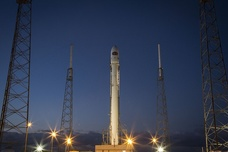
#> input picture images/part3_seams/rocket.jpg, 228 x 152 px, shrunk from 640 x 427 before the run
$ python run_3_2_comparisons.py
#> lines starting #> are read from the running program, lines starting #| are printed output that depends on the picture; after the words box and inside, x2 and y2 are one past the last pixel; in counts of white or black regions, pixels touching at a corner belong together
### code/utils.py
"""Small helpers for loading, saving and showing images.

All images are handled as float32 NumPy arrays with values in [0, 1].
Color images have shape (H, W, 3) in RGB order; grayscale images have shape (H, W).
"""
import numpy as np
import cv2
import matplotlib.pyplot as plt


def load_image(path, gray=False):
    """Read an image file as a float32 array in [0, 1] (RGB, or grayscale if gray=True)."""
#> called with path = 'images/part3_seams/rocket.jpg', gray = False
    flag = cv2.IMREAD_GRAYSCALE if gray else cv2.IMREAD_COLOR
    im = cv2.imread(str(path), flag)
#> im is the input picture: shape (152, 228, 3); mean B, G, R 82.3, 61.3, 52.2
    if im is None:
        raise FileNotFoundError(f"Could not read image: {path}")
    if not gray:
        im = cv2.cvtColor(im, cv2.COLOR_BGR2RGB)
    return im.astype(np.float32) / 255.0
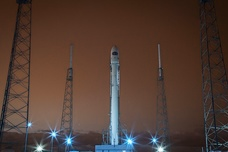
#> returned value: shape (152, 228, 3) float32; mean of channels 0, 1, 2 0.205, 0.24, 0.323; drawn as B, G, R


def save_image(path, im):
    """Save a float image in [0, 1] (values outside are clipped)."""
    out = (np.clip(im, 0, 1) * 255).round().astype(np.uint8)
    if out.ndim == 3:
        out = cv2.cvtColor(out, cv2.COLOR_RGB2BGR)
    cv2.imwrite(str(path), out)


# [18 lines left out: function show, not called in this run]

### code/seam.py
"""Part 3.1 - seam carving from scratch (Avidan & Shamir, 2007).

The seam-finding dynamic program, seam removal and coordinate tracking are all written here.
Energies reuse OUR Part 1 filters (finite differences / DoG through conv2d_separable).
No seam-carving library is used.  (cv2.resize is used ONLY in the comparison script, never here.)
"""
import numpy as np
from edges import finite_difference_gradient, dog_gradient
from freq import to_gray


# ------------------------------------------------------------------ energy functions
def energy_fd(image, pad_mode="reflect"):
    """Gradient magnitude from the finite differences Dx = [1 0 -1], Dy = Dx^T of 1.2 (on the grayscale image).
    pad_mode defaults to 'reflect': zero padding would put a strong false 'edge' on the image frame (see 1.2)."""
    return finite_difference_gradient(to_gray(image), pad_mode)[2]


def energy_dog(image, sigma=2.0, pad_mode="reflect"):
    """Gradient magnitude from the derivative-of-Gaussian filters of 1.3 (blur folded into the derivative)."""
    return dog_gradient(to_gray(image), sigma, pad_mode=pad_mode)[2]


# ------------------------------------------------------------------ dynamic programming
def cumulative_energy(energy):
    """M[i, j] = energy[i, j] + min(M[i-1, j-1], M[i-1, j], M[i-1, j+1])   (neighbors outside the image ignored).

    Also returns `back`, with back[i, j] in {-1, 0, +1}: the column offset of the best predecessor in row i-1.
    Ties are broken in the order  straight up, up-left, up-right  (so flat regions give straight seams).
    The loop runs over ROWS only; each row is processed for all columns at once.
    """
    energy = np.asarray(energy, dtype=np.float64)
    if energy.ndim != 2 or energy.size == 0:
        raise ValueError(f"energy must be a non-empty 2D array, got shape {energy.shape}")
    H, W = energy.shape
    M = energy.copy()
    back = np.zeros((H, W), dtype=np.int8)
    offsets = np.array([0, -1, 1], dtype=np.int8)
    cols = np.arange(W)
    for i in range(1, H):
        prev = M[i - 1]
        up_left = np.concatenate(([np.inf], prev[:-1]))        # predecessor at column j-1
        up_right = np.concatenate((prev[1:], [np.inf]))        # predecessor at column j+1
        candidates = np.stack([prev, up_left, up_right])       # (3, W)
        k = np.argmin(candidates, axis=0)                      # first minimum wins ties
        M[i] += candidates[k, cols]
        back[i] = offsets[k]
    return M, back


def find_vertical_seam(energy):
    """Cheapest top-to-bottom seam. Returns (seam, cost): seam[i] = column of the seam in row i."""
    M, back = cumulative_energy(energy)
    H, W = M.shape
    seam = np.empty(H, dtype=np.int64)
    j = int(np.argmin(M[-1]))                                  # cheapest end point in the bottom row (leftmost on ties)
    cost = float(M[-1, j])
    seam[-1] = j
    for i in range(H - 1, 0, -1):                              # trace back, one row at a time
        j += int(back[i, j])
        seam[i - 1] = j
    return seam, cost


# [21 lines left out: function find_vertical_seam_loop, not called in this run]


# ------------------------------------------------------------------ removal and drawing
def remove_vertical_seam(array, seam):
    """Remove one pixel per row (all channels).  array: (H, W) or (H, W, C); seam: (H,) columns."""
    H, W = array.shape[:2]
    if len(seam) != H or W < 2:
        raise ValueError(f"seam of length {len(seam)} does not fit array {array.shape} (or width < 2)")
    keep = np.ones((H, W), dtype=bool)
    keep[np.arange(H), seam] = False
    return array[keep].reshape((H, W - 1) + array.shape[2:])


def draw_seams(image, seams, color=(1.0, 0.0, 0.0), direction="vertical"):
    """Copy of `image` (float, (H, W) or (H, W, 3)) with every seam pixel painted `color`.
    seams: (n, H) columns for vertical seams, or (n, W) rows for horizontal seams, in ORIGINAL coordinates."""
    out = np.array(image, dtype=np.float64)
    if out.ndim == 2:
        out = np.repeat(out[..., None], 3, axis=2)
    H, W = out.shape[:2]
    seams = np.asarray(seams)
    for s in seams:
        if direction == "vertical":
            out[np.arange(H), s] = color
        else:
            out[s, np.arange(W)] = color
    return out


# ------------------------------------------------------------------ carving
def carve(image, n_remove, energy_fn=energy_fd, direction="vertical"):
    """Remove `n_remove` seams one at a time, recomputing the energy after every removal.

    direction="vertical":   removes columns -> width becomes W - n_remove.
    direction="horizontal": removes rows    -> height becomes H - n_remove (the image is transposed, carved, transposed back).
    Returns a dict:
      image   : the carved image
      seams   : (n_remove, H) array [vertical] or (n_remove, W) [horizontal]: where each seam sat in the ORIGINAL image
      costs   : mean energy per pixel of each removed seam (measured at the moment it was removed)
    The input image is never modified.
    """
    image = np.asarray(image, dtype=np.float64)
    if image.ndim not in (2, 3) or image.size == 0:
        raise ValueError(f"image must be (H, W) or (H, W, C) and non-empty, got shape {image.shape}")
    if direction not in ("vertical", "horizontal"):
        raise ValueError("direction must be 'vertical' or 'horizontal'")
    if direction == "horizontal":
        t = (1, 0) + tuple(range(2, image.ndim))
        res = carve(image.transpose(t), n_remove, energy_fn, "vertical")
        res["image"] = res["image"].transpose(t)
        return res
    if int(n_remove) != n_remove or n_remove < 0:
        raise ValueError(f"n_remove must be a non-negative integer, got {n_remove}")
    n_remove = int(n_remove)
    H, W = image.shape[:2]
    if n_remove > W - 1:
        raise ValueError(f"cannot remove {n_remove} seams from width {W}: at least one column must remain")

    current = image.copy()
    cols = np.tile(np.arange(W), (H, 1))                       # original column of every remaining pixel
    rows = np.arange(H)
    seams = np.empty((n_remove, H), dtype=np.int64)
    costs = np.empty(n_remove)
    for k in range(n_remove):
        seam, cost = find_vertical_seam(energy_fn(current))   # energy RECOMPUTED on the current image
        seams[k] = cols[rows, seam]                            # where this seam sat in the original
        costs[k] = cost / H
        current = remove_vertical_seam(current, seam)          # all channels
        cols = remove_vertical_seam(cols, seam)                # the same seam removed from the coordinate array
    return dict(image=current, seams=seams, costs=costs)


# [103 lines left out: functions carve_to_width, seam_search_space, remove_object, insert_seams, enlarge_by_seams, enlarge_naive, not called in this run]

### code/conv.py
"""Part 1.1 - 2D convolution from scratch (our own implementation).

Conventions used everywhere in this project
-------------------------------------------
* Images are 2D float arrays (H, W). Color images are handled channel by channel
  by the caller.
* Filters ("kernels") are 2D arrays with ODD height and ODD width, so they have a
  well-defined center pixel.
* Output has the same shape as the input ("same" size) and is float64.
* True convolution: the kernel is flipped along both axes, then slid over the image
  and multiplied/summed (correlation with the flipped kernel).
"""
import numpy as np


def _check_inputs(image, kernel):
    """Convert to float64 arrays and validate shapes."""
    image = np.asarray(image, dtype=np.float64)
    kernel = np.asarray(kernel, dtype=np.float64)
    if image.ndim != 2:
        raise ValueError(f"image must be 2D (grayscale), got shape {image.shape}")
    if kernel.ndim != 2:
        raise ValueError(f"kernel must be 2D, got shape {kernel.shape}")
    kh, kw = kernel.shape
    if kh % 2 == 0 or kw % 2 == 0:
        raise ValueError(f"kernel height and width must be odd, got {kernel.shape}")
    return image, kernel


def pad_image(image, ph, pw, pad_mode="zeros"):
    """Pad `ph` rows on top/bottom and `pw` columns on left/right.

    pad_mode="zeros"   -> Part 1 (as the assignment asks)
    pad_mode="reflect" -> Parts 2 and 3 (np.pad(..., mode="reflect"))
    """
    widths = ((ph, ph), (pw, pw))
    if pad_mode == "zeros":
        return np.pad(image, widths, mode="constant", constant_values=0.0)
    if pad_mode == "reflect":
        return np.pad(image, widths, mode="reflect")
    raise ValueError(f"unknown pad_mode: {pad_mode!r}")


# [23 lines left out: function conv2d_loop, not called in this run]


def conv2d_vectorized(image, kernel, pad_mode="zeros"):
    """2D convolution with NO loop over pixels: one whole-image operation per filter entry.

    Each filter entry (u, v) contributes  flipped[u, v] * (image shifted by (u, v)).
    The shifted image is just the slice padded[u:u+H, v:v+W] (a view, no copying).
    """
    image, kernel = _check_inputs(image, kernel)
    H, W = image.shape
    kh, kw = kernel.shape
    ph, pw = kh // 2, kw // 2

    padded = pad_image(image, ph, pw, pad_mode)
    flipped = kernel[::-1, ::-1]

    out = np.zeros((H, W), dtype=np.float64)
    for u in range(kh):                  # loop over filter entries only
        for v in range(kw):
            out += flipped[u, v] * padded[u:u + H, v:v + W]
    return out


def separable_factors(kernel, tol=1e-10):
    """SVD rank-1 test.  Returns (col, row) with kernel ~= col @ row, or None if not rank 1.

    K = U diag(s) Vt.  K has rank 1 (up to rounding) when the second singular value is
    negligible compared to the first:  s[1] <= tol * s[0].
    col has shape (kh, 1) (vertical filter), row has shape (1, kw) (horizontal filter).
    """
    kernel = np.asarray(kernel, dtype=np.float64)
    U, s, Vt = np.linalg.svd(kernel)
    if s[0] == 0.0:                                   # all-zero kernel: trivially separable
        return np.zeros((kernel.shape[0], 1)), np.zeros((1, kernel.shape[1]))
    if len(s) > 1 and s[1] > tol * s[0]:
        return None
    scale = np.sqrt(s[0])                             # split the weight evenly between the two
    col = (U[:, 0] * scale).reshape(-1, 1)
    row = (Vt[0, :] * scale).reshape(1, -1)
    return col, row


def conv2d_separable(image, kernel, pad_mode="zeros", tol=1e-10):
    """Convolution that exploits separability when the kernel has rank 1.

    rank 1     : convolve with the column, then with the row   (kh + kw multiply-adds / pixel)
    otherwise  : fall back to conv2d_vectorized                 (kh * kw multiply-adds / pixel)
    """
    image, kernel = _check_inputs(image, kernel)
    factors = separable_factors(kernel, tol)
    if factors is None:
        return conv2d_vectorized(image, kernel, pad_mode)
    col, row = factors
    tmp = conv2d_vectorized(image, col, pad_mode)     # vertical pass
    return conv2d_vectorized(tmp, row, pad_mode)      # horizontal pass

### code/edges.py
"""Part 1.2 / 1.3 - finite differences, derivative-of-Gaussian, gradient magnitude, edges.

All filtering goes through OUR convolution (conv2d_separable, which falls back to the
vectorized version when a kernel is not rank 1).  Part 1 uses zero padding, as the
assignment asks; pad_mode can be changed for comparison.
"""
import numpy as np
from conv import conv2d_separable
from filters import DX, DY, gaussian_kernel, default_size


def gradient_from_filters(image, kx, ky, pad_mode="zeros"):
    """Filter the image with an x-filter and a y-filter; return (gx, gy, magnitude)."""
    gx = conv2d_separable(image, kx, pad_mode)
    gy = conv2d_separable(image, ky, pad_mode)
    return gx, gy, np.sqrt(gx ** 2 + gy ** 2)


def finite_difference_gradient(image, pad_mode="zeros"):
    """1.2: derivatives with Dx = [1 0 -1] and Dy = Dx^T."""
    return gradient_from_filters(image, DX, DY, pad_mode)


def dog_filters(sigma, size=None, pad_mode="zeros"):
    """1.3: filter the Gaussian kernel itself with Dx and Dy -> the two DoG filters.

    Same-size output (as in 1.1), so a size x size Gaussian gives size x size DoG filters.
    """
    size = default_size(sigma) if size is None else size
    G = gaussian_kernel(size, sigma)
    return conv2d_separable(G, DX, pad_mode), conv2d_separable(G, DY, pad_mode)


def dog_gradient(image, sigma, size=None, pad_mode="zeros"):
    """1.3: one convolution per direction with the DoG filters; returns (gx, gy, magnitude)."""
    dog_x, dog_y = dog_filters(sigma, size)
    return gradient_from_filters(image, dog_x, dog_y, pad_mode)


def threshold_edges(magnitude, threshold):
    """Binary edge image: True where the gradient magnitude exceeds the threshold."""
    return magnitude > threshold


# ---------------------------------------------------------------- display helpers
# These only build a COPY for display; the underlying float arrays are never changed.
# [10 lines left out: functions signed_for_display, magnitude_for_display, not called in this run]

### code/filters.py
"""Small helpers that build filters (kernels). The filtering itself is done by conv.py."""
import numpy as np

# Finite-difference filters of 1.2.  Dx is a 1x3 row, Dy = Dx^T is a 3x1 column.
DX = np.array([[1.0, 0.0, -1.0]])
DY = DX.T


def gaussian_kernel_1d(size, sigma):
    """Normalized 1D Gaussian with an odd number of taps, centered on the middle tap."""
    if size % 2 == 0:
        raise ValueError("size must be odd")
    x = np.arange(size) - size // 2
    g = np.exp(-(x ** 2) / (2.0 * sigma ** 2))
    return g / g.sum()


def gaussian_kernel(size, sigma):
    """Normalized 2D Gaussian (size x size, sums to 1) = outer product of two 1D Gaussians."""
    g = gaussian_kernel_1d(size, sigma)
    return np.outer(g, g)


def default_size(sigma):
    """Odd kernel size covering +-3 sigma: 2*ceil(3*sigma)+1."""
    return 2 * int(np.ceil(3 * sigma)) + 1

### code/freq.py
"""Part 2.1 / 2.2 - Gaussian low-pass / high-pass filtering, hybrid images, Fourier view.

All filtering uses OUR convolution (conv2d_separable) with reflect padding (Part 2 rule).
The Fourier transform is the one library call the assignment allows here.
"""
import numpy as np
from conv import conv2d_separable
from filters import gaussian_kernel, default_size


# [7 lines left out: function gaussian_blur, not called in this run]


def low_pass(image, sigma):
    return gaussian_blur(image, sigma)


def high_pass(image, sigma):
    """image minus its blur: keeps only the fine detail; values go negative."""
    return np.asarray(image, dtype=np.float64) - gaussian_blur(image, sigma)


def hybrid_image(im_low, im_high, sigma_low, sigma_high):
    """Low frequencies of im_low (cutoff set by sigma_low) + high frequencies of im_high."""
    return low_pass(im_low, sigma_low) + high_pass(im_high, sigma_high)


def to_gray(rgb):
    """Luminance (ITU-R BT.601 weights); an allowed color conversion."""
    rgb = np.asarray(rgb, dtype=np.float64)
    return rgb if rgb.ndim == 2 else rgb @ np.array([0.299, 0.587, 0.114])


# [4 lines left out: function log_fft_magnitude, not called in this run]


def gaussian_cutoff_frequency(sigma):
    """Frequency (cycles/pixel) where a Gaussian low-pass of this sigma has amplitude 1/2."""
    return np.sqrt(2.0 * np.log(2.0)) / (2.0 * np.pi * sigma)


def downsample(image, factor):
    """Keep every `factor`-th row and column (no filtering at all)."""
    return image[::factor, ::factor]


def blur_then_downsample(image, factor, sigma):
    """Gaussian prefilter (our convolution, reflect padding), then keep every `factor`-th pixel."""
    return downsample(gaussian_blur(image, sigma), factor)

### code/run_3_2_comparisons.py
"""Part 3.2 - resizing vs center crop vs seam carving (two energy functions), 30% narrower.

ALLOWED library use here (comparison only): cv2.resize for the 'normal resizing' column.  The center crop is plain slicing.
The seam-carving columns use only our own code from seam.py.
"""
import os, sys, time
import numpy as np, cv2
import matplotlib; matplotlib.use("Agg")
import matplotlib.pyplot as plt
from functools import partial
from utils import load_image, save_image
from paths import IMAGES, RESULTS
from seam import carve, energy_fd, energy_dog, draw_seams

OUT = RESULTS; os.makedirs(OUT, exist_ok=True)
D = IMAGES + "/part3_seams/"
SIGMA = 2.0
fd, dog = energy_fd, partial(energy_dog, sigma=SIGMA)


def compare(name, img, frac=0.30, out=OUT):
    """Run all three methods (+ both energies) on `img`; save the two figures; return numbers for the report."""
#> called with name = 'rocket', frac = 0.3, out = 'results'
    H, W = img.shape[:2]
#> H = 152; W = 228
    n = int(round(frac * W)); tw = W - n
#> after `n = int(round(frac * W))`: n = 68
#> after `tw = W - n`: tw = 160
    t0 = time.perf_counter()
    r_fd = carve(img, n, fd); r_dog = carve(img, n, dog)
#> in carve, `n_remove = int(n_remove)`: n_remove = 68
#> the loop in carve, `for k in range(n_remove):` made 68 passes
#> cost on passes 1 to 7: 0.475, 0.507, 0.536, 0.568, 0.579, 0.6, 0.615
#> pass 1, in _check_inputs, `image = np.asarray(image, dtype=np.float64)`:
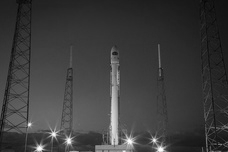
#> image: shape (152, 228) float64; min 0.0236, max 0.993, mean 0.239
#> pass 1, in conv2d_separable, `tmp = conv2d_vectorized(image, col, pad_mode)`:
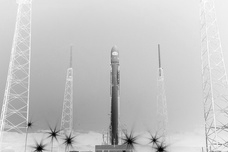
#> tmp: shape (152, 228) float64; min -1.18, max -0.0281, mean -0.284; drawn with min black and max white
#> pass 1, in gradient_from_filters, `gx = conv2d_separable(image, kx, pad_mode)`:
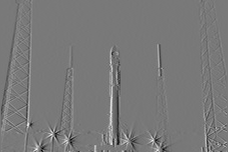
#> gx: shape (152, 228) float64; min -0.605, max 0.665, mean -0.000688; drawn with min black and max white
    secs = time.perf_counter() - t0
    resized = cv2.resize(img, (tw, H), interpolation=cv2.INTER_AREA)               # normal resizing (allowed, comparison only)
    left = (W - tw) // 2; cropped = img[:, left:left + tw]                          # center crop
#> after `cropped = img[:, left:left + tw]`:
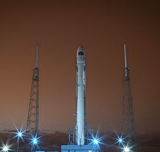
#> cropped: shape (152, 160, 3) float64; mean of channels 0, 1, 2 0.226, 0.263, 0.351; drawn as B, G, R
    for im in (resized, cropped, r_fd["image"], r_dog["image"]):
        assert im.shape == (H, tw, 3), (name, im.shape)                              # exact target width for every method
#> this loop made 4 passes

    ws = [W, tw, tw, tw, tw]
    fig, ax = plt.subplots(1, 5, figsize=(20, 20 * H / sum(ws) + 0.7), gridspec_kw=dict(width_ratios=ws))
    for a, im, t in zip(ax, [img, resized, cropped, r_fd["image"], r_dog["image"]],
                        [f"original ({W}x{H})", f"resized ({tw}x{H})", f"center crop ({tw}x{H})",
                         "seam carved, finite differences", f"seam carved, DoG (sigma={SIGMA:g})"]):
        a.imshow(np.clip(im, 0, 1)); a.set_title(t, fontsize=10); a.axis("off")
#> this loop made 5 passes
#> t on passes 1 to 5: 'original (228x152)', 'resized (160x152)', 'center crop (160x152)', 'seam carved, finite differences', 'seam carved, DoG (sigma=2)'
    plt.tight_layout(); plt.savefig(f"{out}/fig_3_2_{name}_compare.png", dpi=70); plt.close(fig)

    e_fd, e_dog = fd(img), dog(img)
    fig, ax = plt.subplots(2, 2, figsize=(16, 16 * H / W * 1.0 + 0.8))
    for a, im, t in [(ax[0, 0], np.clip(e_fd / np.percentile(e_fd, 99.5), 0, 1), "energy: finite differences"),
                     (ax[0, 1], np.clip(e_dog / np.percentile(e_dog, 99.5), 0, 1), f"energy: DoG (sigma={SIGMA:g})"),
                     (ax[1, 0], draw_seams(img, r_fd["seams"]), f"{n} seams chosen with finite differences"),
                     (ax[1, 1], draw_seams(img, r_dog["seams"], color=(0.0, 0.2, 1.0)), f"{n} seams chosen with DoG")]:
        a.imshow(im, cmap="gray" if im.ndim == 2 else None); a.set_title(t, fontsize=11); a.axis("off")
#> this loop made 4 passes
#> t on passes 1 to 4: 'energy: finite differences', 'energy: DoG (sigma=2)', '68 seams chosen with finite differences', '68 seams chosen with DoG'
    plt.tight_layout(); plt.savefig(f"{out}/fig_3_2_{name}_seams.png", dpi=70); plt.close(fig)
#> after `plt.tight_layout()`:
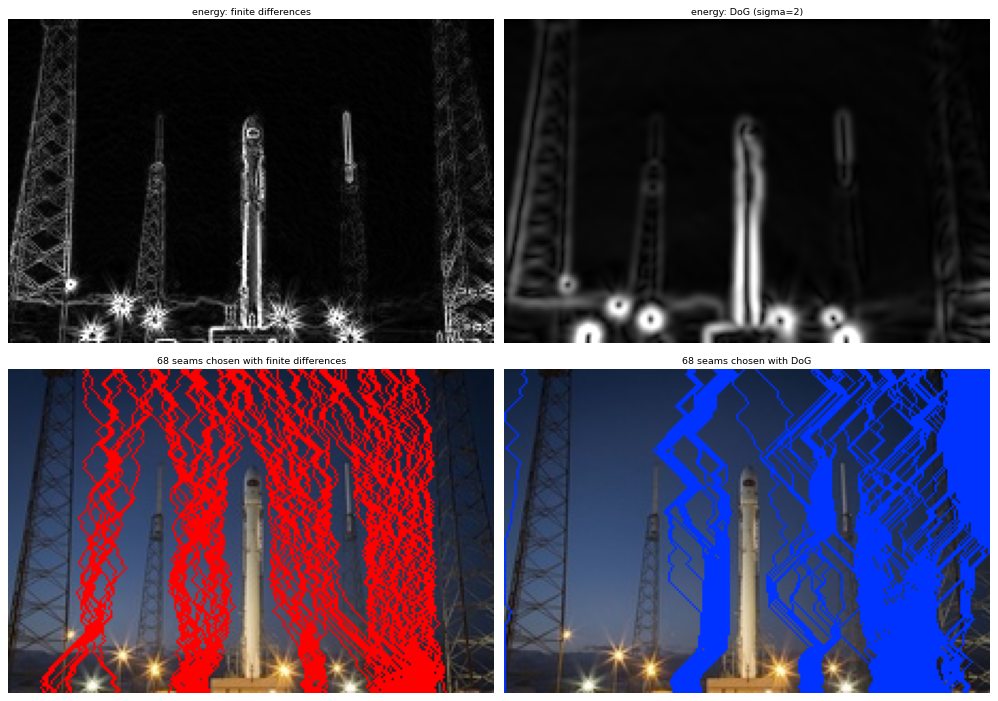
#> figure drawn by matplotlib, 4 panels
    for tag, im in [("resized", resized), ("cropped", cropped), ("carved_fd", r_fd["image"]), ("carved_dog", r_dog["image"])]:
        save_image(f"{out}/{name}_{tag}.png", np.clip(im, 0, 1))
#> this loop made 4 passes

    mask_fd = np.zeros((H, W), bool); mask_fd[np.arange(H), r_fd["seams"]] = True
    mask_dog = np.zeros((H, W), bool); mask_dog[np.arange(H), r_dog["seams"]] = True
#> after `mask_dog[np.arange(H), r_dog['seams']] = True`:
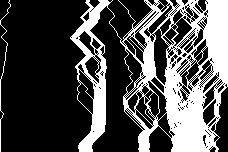
#> mask_dog: shape (152, 228) bool; 29.8% white; 2 white regions, box (x1, y1, x2, y2) and area: (70, 0, 228, 152) 10184, (0, 0, 11, 152) 152
    same = np.logical_and(mask_fd, mask_dog).sum() / np.logical_or(mask_fd, mask_dog).sum()
    stats = dict(name=name, W=W, H=H, n=n, tw=tw, secs=secs,
                 cost_fd=float(r_fd["costs"].mean()) / float(e_fd.mean()), cost_dog=float(r_dog["costs"].mean()) / float(e_dog.mean()),
                 last_fd=float(r_fd["costs"][-1]) / float(e_fd.mean()), last_dog=float(r_dog["costs"][-1]) / float(e_dog.mean()),
                 jaccard=float(same))
    print(f"[{name}] {W}x{H} -> width {tw} ({n} seams, {secs:.0f} s for both energies) | mean seam energy / image mean energy: "
          f"FD {stats['cost_fd']:.2f} (last seam {stats['last_fd']:.2f}), DoG {stats['cost_dog']:.2f} (last {stats['last_dog']:.2f}) | "
          f"FD/DoG removed-pixel overlap (Jaccard) {stats['jaccard']:.2f}")
#| [rocket] 228x152 -> width 160 (68 seams, 1 s for both energies) | mean seam energy / image mean energy: FD 0.20 (last seam 0.30), DoG 0.30 (last 0.40) | FD/DoG removed-pixel overlap (Jaccard) 0.30
    return stats, dict(fd=r_fd, dog=r_dog)


if __name__ == "__main__":
    names = sys.argv[1:] or ["rocket", "home", "starry_night", "broadway_tower"]
    for nm in names:
        ext = ".png" if nm == "broadway_tower" else ".jpg"
        compare(nm, load_image(D + nm + ext).astype(np.float64))
